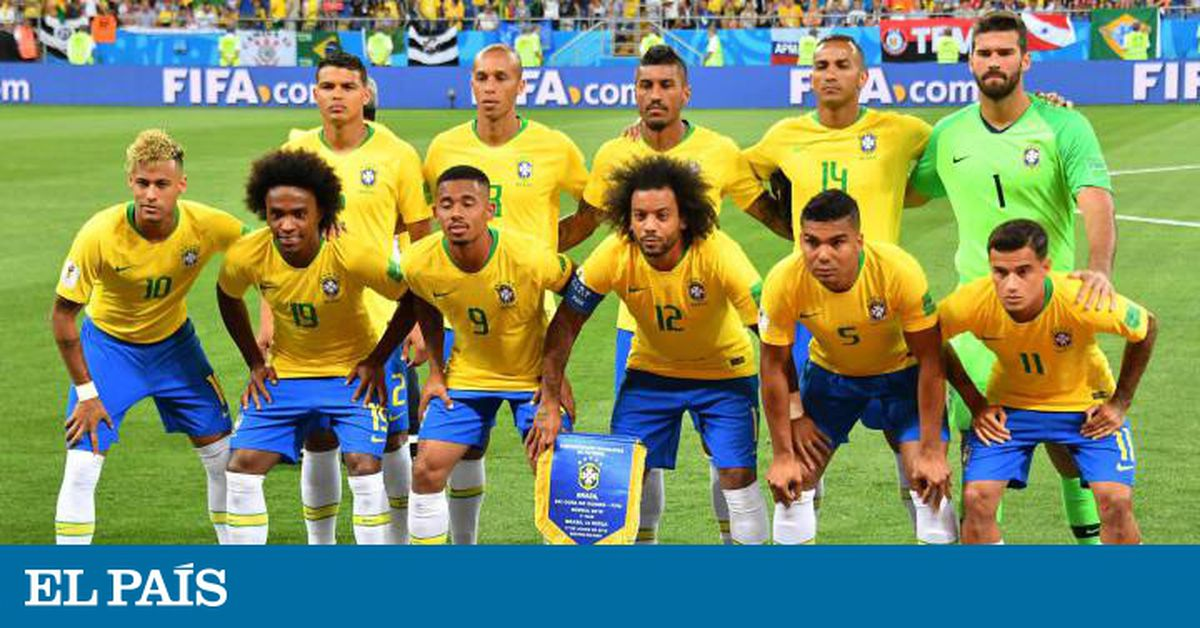
#> input picture facial_detection/imgs/H3TUJWBEYVBQYZDKKMUNWS2HQE.jpeg, 1200 x 628 px
$ python face_detect_cv3.py imgs/H3TUJWBEYVBQYZDKKMUNWS2HQE.jpeg
#> lines starting #> are read from the running program, lines starting #| are printed output that depends on the picture; after the words box and inside, x2 and y2 are one past the last pixel; in counts of white or black regions, pixels touching at a corner belong together
import cv2
import sys

# Get user supplied values
imagePath = sys.argv[1]
cascPath = "haarcascade_frontalface_default.xml"

# Create the haar cascade
faceCascade = cv2.CascadeClassifier(cascPath)

# Read the image
image = cv2.imread(imagePath)
#> image is the input picture: shape (628, 1200, 3); mean B, G, R 103.3, 140.5, 123
gray = cv2.cvtColor(image, cv2.COLOR_BGR2GRAY)
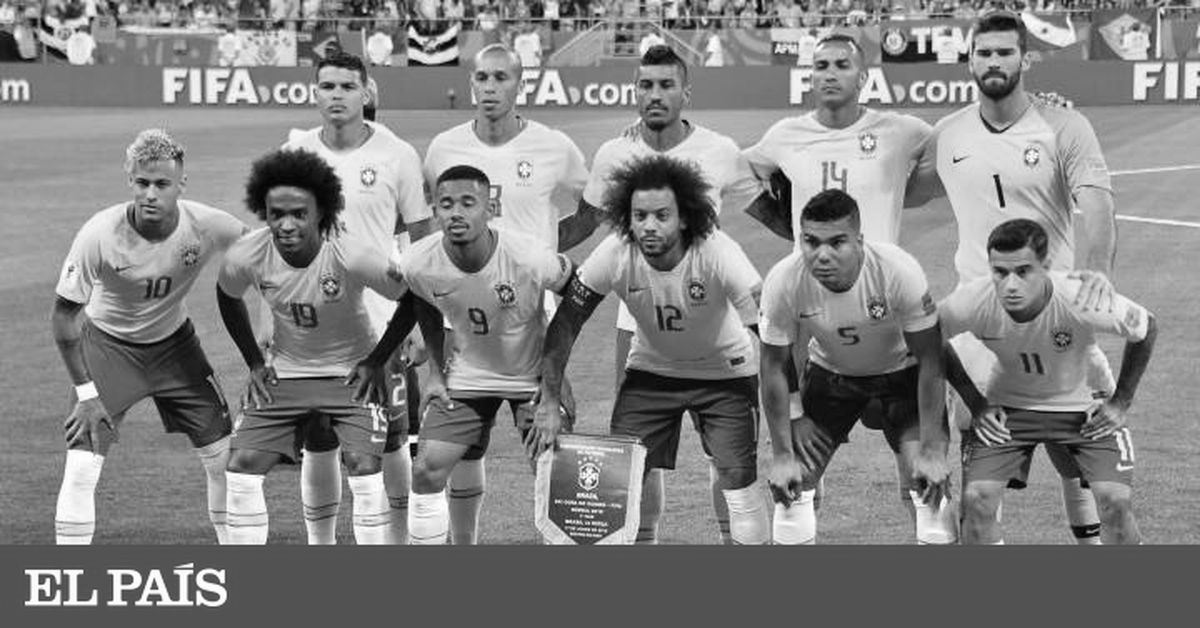
#> gray: shape (628, 1200); min 0, max 255, mean 131

# Detect faces in the image
faces = faceCascade.detectMultiScale(
    gray,
    scaleFactor=1.1,
    minNeighbors=7,
    minSize=(30, 30)
)
#> faces = [[463, 55, 59, 59], [964, 30, 61, 61], [625, 61, 63, 63], [310, 65, 57, 57], [427, 179, 62, 62], [619, 190, 66, 66], [800, 40, 64, 64], [120, 161, 63, 63], [254, 188, 68, 68], [786, 212, 77, 77], [976, 245, 71, 71]]

print("Found {} faces!".format(len(faces)))
#| Found 11 faces!

# Draw a rectangle around the faces
for (x, y, w, h) in faces:
    cv2.rectangle(image, (x, y), (x+w, y+h), (0, 255, 0), 3)
#> this loop made 11 passes
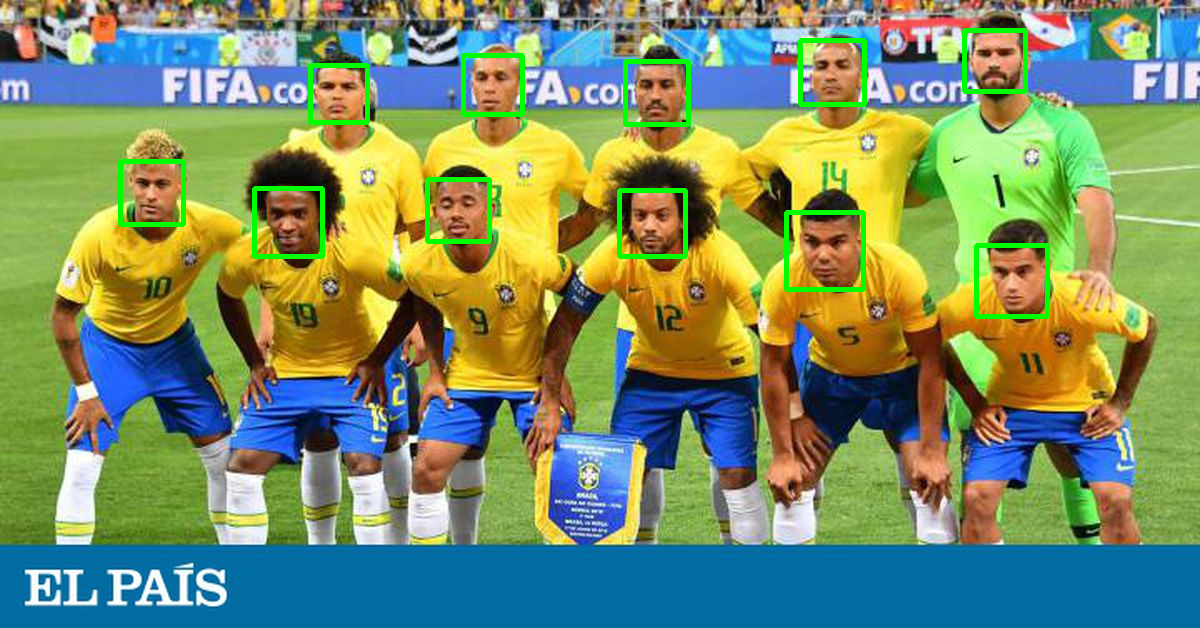
#> image: shape (628, 1200, 3); 1.87% of pixels changed, all inside (x1, y1, x2, y2) = (118, 28, 1050, 319)

cv2.imshow("Faces found", image)
cv2.waitKey(0)

$ run again, on facial_detection/imgs/brunna_e_jade.webp
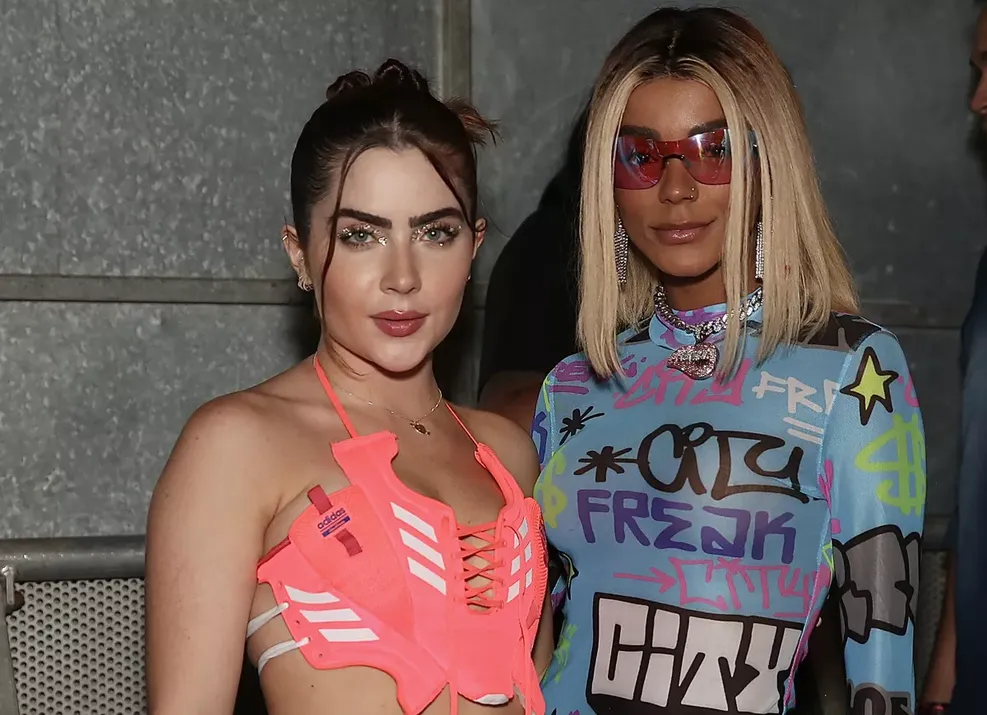
#> input picture facial_detection/imgs/brunna_e_jade.webp, 987 x 715 px, shrunk from 1200 x 870 before the run
#> image is the input picture: shape (715, 987, 3); mean B, G, R 86.5, 90.5, 108
#> `gray = cv2.cvtColor(image, cv2.COLOR_BGR2GRAY)`:
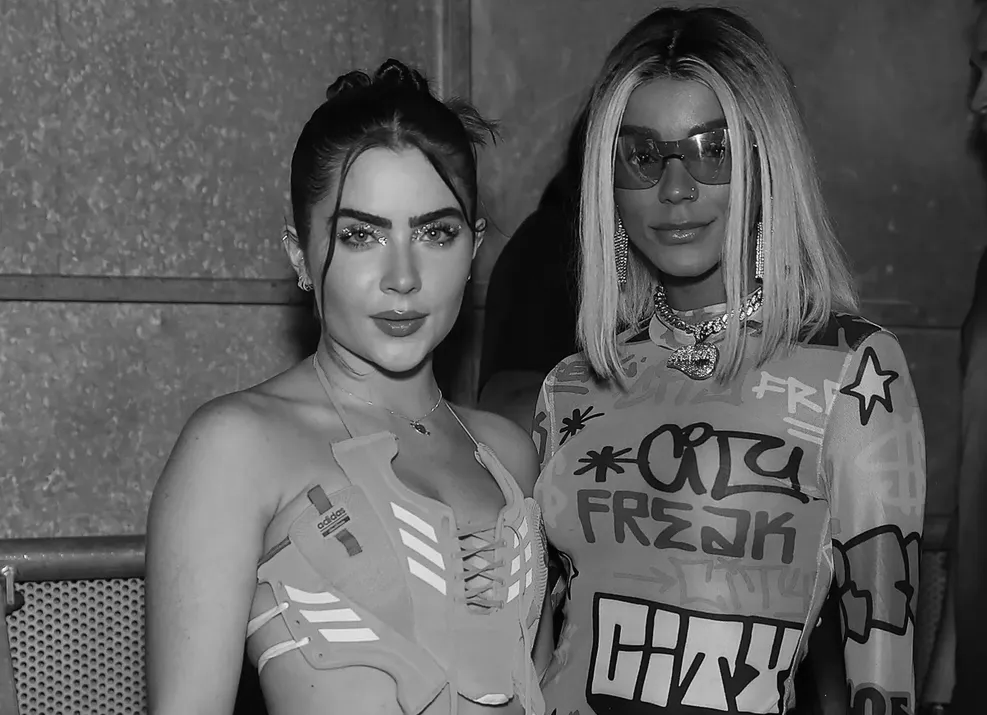
#> gray: shape (715, 987); min 0, max 255, mean 95.3
#> faces = [[307, 163, 184, 184], [597, 102, 165, 165]]
#| Found 2 faces!
#> the loop `for (x, y, w, h) in faces:` made 2 passes
#> after the loop `for (x, y, w, h) in faces:`:
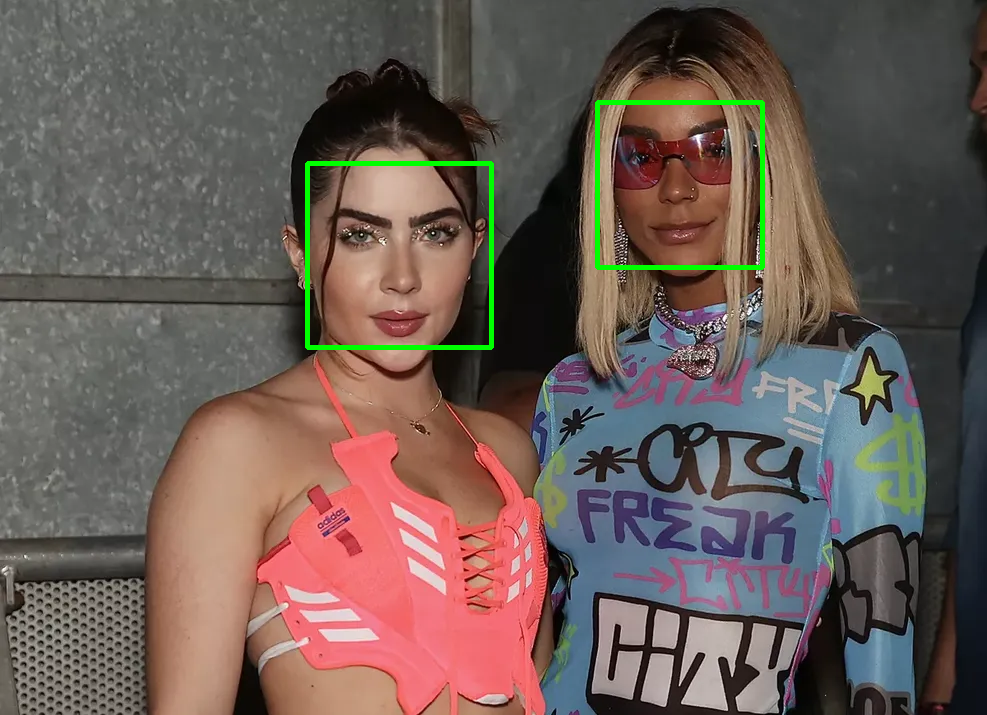
#> image: shape (715, 987, 3); 0.99% of pixels changed, all inside (x1, y1, x2, y2) = (305, 100, 765, 350)
